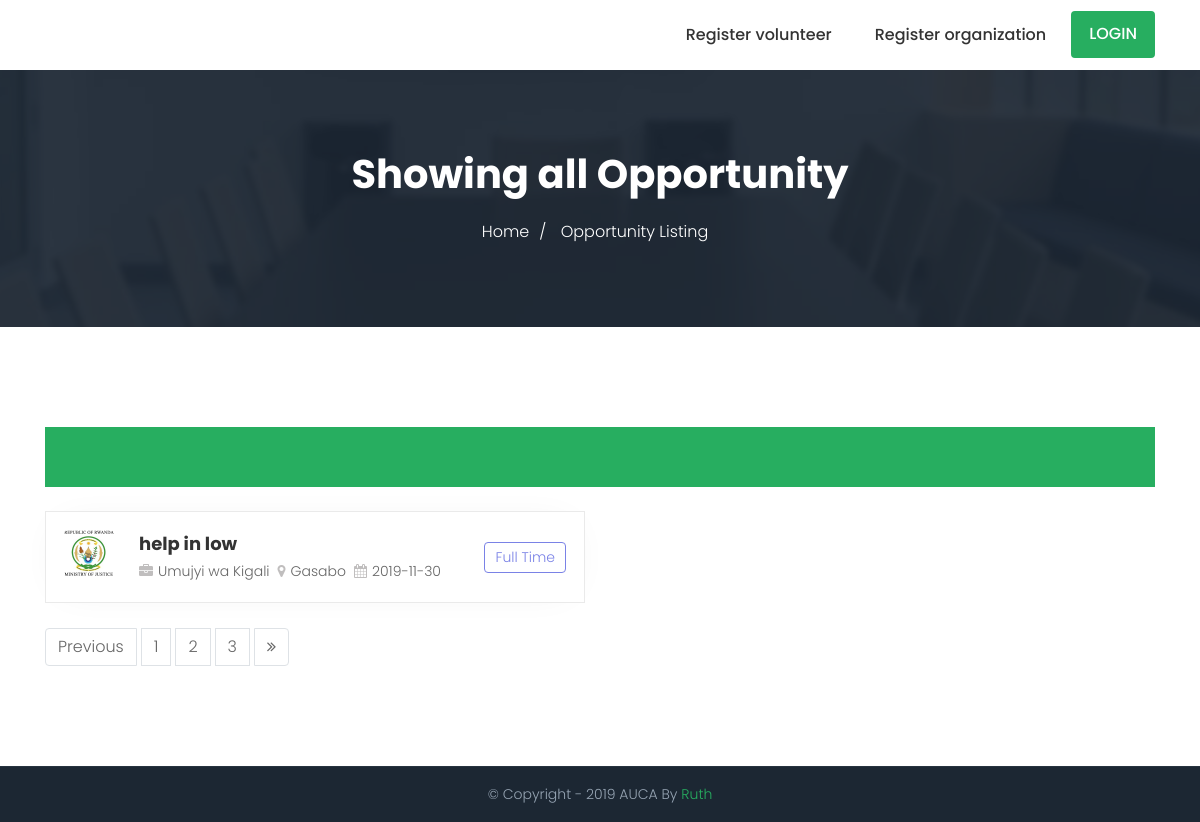
Page /volunteers-UI/index.php on the committed database.
### tables this page shows
CREATE TABLE `opportunity` (
  `opportunityId` int(11) NOT NULL,
  `opportunityTitle` varchar(500) NOT NULL,
  `opportunityCategory` varchar(500) NOT NULL,
  `opportunityDescription` varchar(500) NOT NULL,
  `qualification` varchar(500) NOT NULL,
  `interest` varchar(500) NOT NULL,
  `skills` varchar(500) NOT NULL,
  `talent` varchar(500) NOT NULL,
  `organizationType` varchar(500) NOT NULL,
  `organizationName` varchar(500) NOT NULL,
  `organizationProfile` varchar(500) NOT NULL,
  `province` varchar(500) NOT NULL,
  `district` varchar(50) NOT NULL,
  `sector` varchar(50) NOT NULL,
  `dailyWork` varchar(500) NOT NULL,
  `timein_timeout` varchar(500) NOT NULL,
  `organizationId` int(11) NOT NULL,
  `status` varchar(50) NOT NULL,
  `createdOn` date NOT NULL,
  `deadline` date NOT NULL
);

CREATE TABLE `province` (
  `id` int(11) NOT NULL,
  `name` text NOT NULL
);

CREATE TABLE `district` (
  `id` int(11) NOT NULL,
  `name` text NOT NULL,
  `province_id` int(11) NOT NULL
);

### volunteers-UI/index.php (the view, shortened to what this page needs)
<?php
include("lib/config/config.php");
?>
<!DOCTYPE html>
<html lang="en">
<head>
    <link rel="stylesheet" href="assets/css/bootstrap.min.css">
    <link rel="stylesheet" href="assets/css/aos.min.css">
    <link rel="stylesheet" href="assets/css/fontawesome-all.min.css">
    <link rel="stylesheet" href="assets/css/magnific.min.css">
    <link rel="stylesheet" href="assets/css/owl.carousel.min.css">
    <link rel="stylesheet" href="assets/css/select2.min.css">
    <link rel="stylesheet" href="assets/css/slimmenu.min.css">
    <link rel="stylesheet" href="assets/css/style.css">
</head>
   <body>
      <?php
    include('includes/header.php');
    ?>
    <div class="header-banner clearfix" style="background-image:url(assets/images/header-bg.jpg)">
        <div class="container">
            <div class="row">
                <div class="col-md-12">
                    <div class="banner-text text-center">
                        <h1>Showing all Opportunity</h1>
                        <ul class="breadcumb list-inline">
							<li class="list-inline-item"><a href="index.html">Home</a></li>
							<li class="list-inline-item">Opportunity Listing</li>
						</ul>
                    </div>
                </div>
            </div>
        </div>
    </div>
    <main class="main-content-area pt-100 pb-100 job-bar-static">
        <div class="job-list-area ">
            <div class="container">
			    <div class="row">
			    	<div class="col-md-12">
                 <div class="job-search-bar">
                        <div class="search-bar text-center">
                        </div>
                     </div>
					</div>
			    </div>
                <div class="row">
                    <div class="col-lg-6 col-md-12">
                        <div class="job-list-wrapper">
                        <?php
                        $query = "SELECT * FROM opportunity";
                        $query = $conn->query($query);
                        while($row = $query->fetch_assoc())
                        {
                             ?>
                            <div class="job-post-list mt-4">
                                <div class="single-job d-md-flex" data-aos="fade-left">
                                    <div class="logo">
                                        <a href="opportunity-details.php?mmm=<?php echo $row["opportunityId"];?>"><img src="images/<?php echo $row["organizationProfile"];?>" height="42" width="42" alt="" class="img-fluid mx-auto d-block rounded"></a>
                                    </div>
                                    <div class="job-meta">
                                        <div class="title">
                                            <h4><a href="opportunity-details.php?mmm=<?php echo $row["opportunityId"];?>">
                                            <?php echo $row["opportunityTitle"];?></a></h4></div>
                                        <div class="meta-info d-flex">
                                        <?php
                                                $id=$row["province"];
                                                $queryprovince = "SELECT name FROM province where id='$id'";
                                                $queryprovince = $conn->query($queryprovince);
                                                while($rowprovince = $queryprovince->fetch_assoc())
                                                {
                                                    ?>
                                            <p><i class="fa fa-briefcase" aria-hidden="true"></i><?php echo $rowprovince["name"];?></p>
                                            <?php
                                                }
                                                ?>
                                                 <?php
                                                $idDistrict=$row["district"];
                                                $queryDistrict = "SELECT name FROM district where id='$idDistrict'";
                                                $queryDistrict = $conn->query($queryDistrict);
                                                while($rowDistrict = $queryDistrict->fetch_assoc())
                                                {
                                                    ?>
                                            <p><i class="fa fa-map-marker" aria-hidden="true"></i><a href="#"><?php echo $rowDistrict["name"];?></a></p>
                                                    <?php
                                                }
                                                ?>
                                            <p><i class="fa fa-calendar" aria-hidden="true"></i><?php echo $row["deadline"];?></p>
                                        </div>
                                    </div>
                                    <div class="timing ml-auto">
                                       <a class="time-btn2 time-btn" href="#">Full Time</a>
                                    </div>
                                </div>
                                <?php
                        }
                        ?>
                        </div>
                    </div>
                <div class="row">
                    <div class="col-md-12 mx-auto d-block">
                        <div class="pagi-text clearfix">
                            <ul class="pagination clearfix">
                                <li class="page-item"><a class="page-link" href="#">Previous</a></li>
                                <li class="page-item"><a class="page-link" href="#">1</a></li>
                                <li class="page-item"><a class="page-link" href="#">2</a></li>
                                <li class="page-item"><a class="page-link" href="#">3</a></li>
                                <li class="page-item"><a class="page-link" href="#"><i class="fa fa-angle-double-right" aria-hidden="true"></i></a></li>
                            </ul>
                        </div>
                    </div>
                </div>
            </div>
        </div>
    </main>
      <?php
       include('includes/footer.php');
      ?>
   </body>
</html>

### volunteers-UI/assets/css/style.css (style rules this page uses)
body { font-size: 16px; color: #666666; font-family: 'Poppins', sans-serif; line-height: 1.8; font-weight: 300; overflow-x: hidden; }
.h1, .h2, .h3, .h4, .h5, .h6, h1, h2, h3, h4, h5, h6 { font-weight: 700; font-family: 'Poppins', sans-serif; color: #333333; }
::placeholder { color: #777; }
.pt-100 { padding-top: 100px; }
.pb-100 { padding-bottom: 100px; }
.job-search-bar { position: absolute; bottom: 0px; right: 15px; left: 15px; z-index: 5; }
.search-bar { padding: 30px 20px; background-color: #27AE60; }
.single-job, .single-candidate { border: 1px solid #eaeaea; background: #fff; padding: 18px; margin-bottom: 15px; -webkit-box-shadow: 0 0 40px -20px rgba(0, 0, 0, 0.1); box-shadow: 0 0 40px -20px rgba(0, 0, 0, 0.1); display: table; width: 100%; }
.logo { padding-right: 15px; }
.logo a { display: block; }
.title h4 { font-size: 18px; line-height: 28px; margin-bottom: 0px; }
.title h4 a { color: #333333; }
.meta-info p { margin: 0; padding: 0; margin-right: 8px; color: #666666; font-size: 14px; line-height: 26px; }
.meta-info p a { color: #666666; }
.meta-info p i { margin-right: 5px; color: #C0BEBE; font-size: 14px; }
.time-btn { border: 1px solid; padding: 2px 10px; border-radius: 4px; display: inline-block; margin-top: 12px; width: auto; text-align: center; font-size: 14px; }
.time-btn2 { border-color: #7A82E6; color: #7A82E6; }
.pagi-text ul { margin: 0; padding: 0; }
.pagi-text ul li { margin-right: 5px; }
.pagi-text ul li a { color: #666666; }
.header-banner { position: relative; background-position: center; background-size: cover; width: 100%; color: #fff; }
.header-banner:before { position: absolute; top: 0; left: 0; width: 100%; height: 100%; background: rgba(28, 39, 51, 0.92); content: ""; }
.banner-text { display: -webkit-box; display: -ms-flexbox; display: flex; -webkit-box-orient: vertical; -webkit-box-direction: normal; -ms-flex-direction: column; flex-direction: column; -webkit-box-align: center; -ms-flex-align: center; align-items: center; width: 100%; -webkit-box-pack: center; -ms-flex-pack: center; justify-content: center; }
.banner-text ul { margin: 0; padding: 0; }
.banner-text ul li { position: relative; margin-right: 10px !important; }
.banner-text ul li:after { content: "/"; margin-left: 10px; }
.banner-text ul li:last-child:after { display: none; }
.job-bar-static .job-search-bar { position: static; }
.header-banner { padding: 80px 0; }
.header-banner .banner-text h1, .header-banner .banner-text h2, .header-banner .banner-text h3, .header-banner .banner-text h4, .header-banner .banner-text h5, .header-banner .banner-text h6 { color: #fff; margin-bottom: 20px; }
.header-banner .banner-text a { color: #fff; }
.single-job { display: table; width: 100% !important; }
.single-job .logo { width: 65px; float: left; }
.single-job .logo img { width: 100%; }
.single-job .job-meta { width: calc(100% - 154px); padding-left: 10px; float: left; }
.job-list-area .single-job, .job-list-area .single-candidate, .candidate-list-area .single-job, .candidate-list-area .single-candidate { margin-bottom: 25px; }

### rows in the picture
opportunity: organizationProfile (picture), opportunityTitle "help in low", deadline "2019-11-30"
province: name "Umujyi wa Kigali"
district: name "Gasabo"
